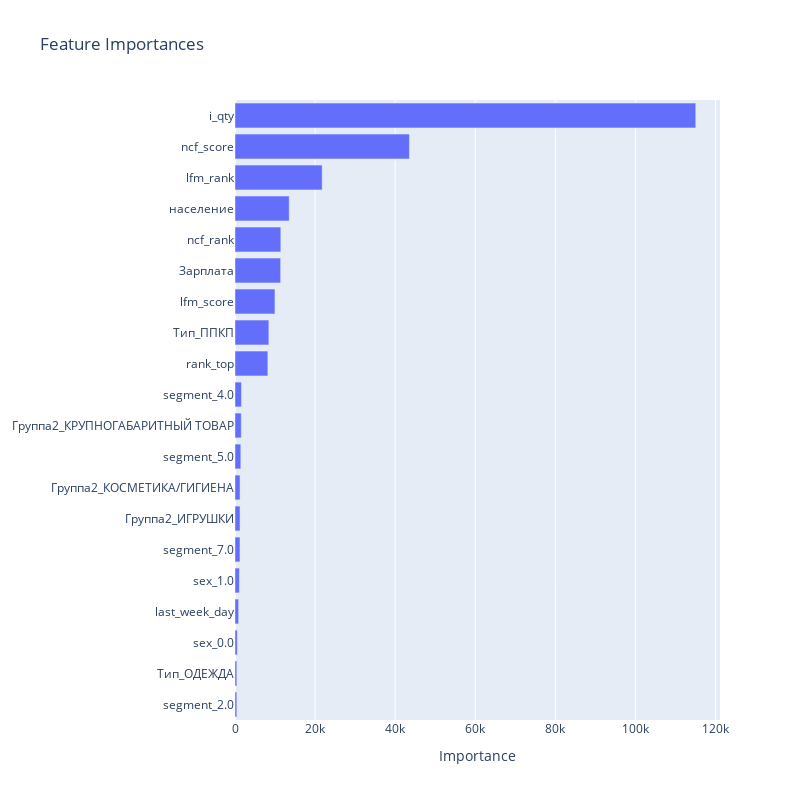

The notebook cell this image was saved under:
### Code cell
import plotly.graph_objects as go
import plotly
import plotly.graph_objs as go
import plotly.express as px

top10 = fast_fi.head(20)

fig = go.Figure(go.Bar(
            y=top10.Feature.values[::-1],
            x=top10.Importance.values[::-1],
            orientation='h',

            ))

fig.update_layout(
    autosize=False,
    width=800,
    height=800,
    title='Feature Importances',
    xaxis_title='Importance'
    )

fig.show()

### Figure 1 — Plotly figure (JSON) as saved in the notebook; plotly's stock layout.template omitted (floating-point values rounded to 4 significant figures)
{"data": [{"orientation": "h", "type": "bar", "x": [456.1, 458.9, 575.5, 912.8, 1104.0, 1243.0, 1258.0, 1263.0, 1451.0, 1565.0, 1612.0, 8205.0, 8457.0, 9979.0, 11400.0, 11440.0, 13540.0, 21770.0, 43560.0, 115100.0], "y": ["segment_2.0", "Тип_ОДЕЖДА", "sex_0.0", "last_week_day", "sex_1.0", "segment_7.0", "Группа2_ИГРУШКИ", "Группа2_КОСМЕТИКА/ГИГИЕНА", "segment_5.0", "Группа2_КРУПНОГАБАРИТНЫЙ ТОВАР", "segment_4.0", "rank_top", "Тип_ППКП", "lfm_score", "Зарплата", "ncf_rank", "население", "lfm_rank", "ncf_score", "i_qty"]}], "layout": {"autosize": false, "height": 800, "title": {"text": "Feature Importances"}, "width": 800, "xaxis": {"autorange": true, "range": [0, 121100.0], "title": {"text": "Importance"}, "type": "linear"}, "yaxis": {"autorange": true, "range": [-0.5, 19.5], "type": "category"}}}
